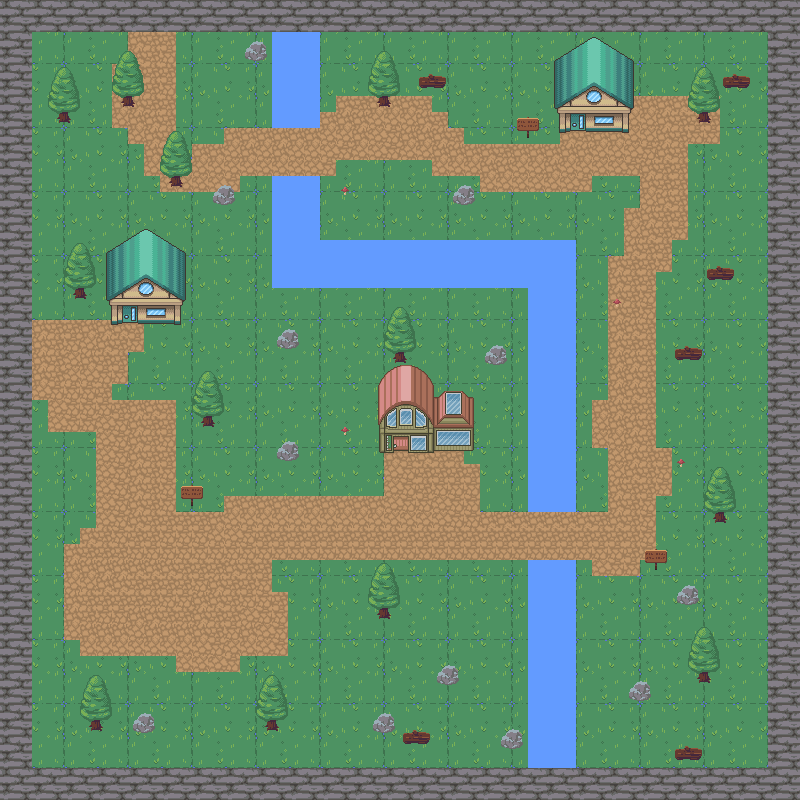

Rendered tile map (Tiled .tmx) drawn with the repository's tilesets; below, a short description and the map source with its tile grids summarised:
An orthogonal 50x50 tile map with 16x16 px tiles, 6 tile layers (background, walls, water, path, ...), 2 tilesets and 49 objects (13x tree, 12x rocks, 6x wood, 5x water, 4x wall, ...).

<map version="1.9" tiledversion="1.9.0" orientation="orthogonal" renderorder="right-down" width="50" height="50" tilewidth="16" tileheight="16" infinite="0" nextlayerid="8" nextobjectid="77">
 <tileset firstgid="1" source="nature.tsx" />
 <tileset firstgid="721" source="house.tsx" />
 <layer id="1" name="background" width="50" height="50">
  <data>[2500 cells, 2500 non-empty, 16 distinct tile ids]</data>
 </layer>
 <layer id="2" name="walls" width="50" height="50">
  <data>[2500 cells, 384 non-empty, 4 distinct tile ids]</data>
 </layer>
 <layer id="3" name="water" width="50" height="50">
  <data>[2500 cells, 186 non-empty, 4 distinct tile ids]</data>
 </layer>
 <layer id="4" name="path" width="50" height="50">
  <data>[2500 cells, 522 non-empty, 4 distinct tile ids]</data>
 </layer>
 <layer id="6" name="decorations" width="50" height="50">
  <data>[2500 cells, 198 non-empty, 22 distinct tile ids]</data>
 </layer>
 <layer id="7" name="house" width="50" height="50">
  <data>[2500 cells, 133 non-empty, 91 distinct tile ids]</data>
 </layer>
 <objectgroup id="5" name="objects">
  <object id="1" name="player" x="150" y="615">
   <properties>
    <property name="Type" value="test" />
   </properties>
   <point />
  </object>
  <object id="6" name="wall" x="-6" y="-6" width="807" height="39">
   <properties>
    <property name="Type" value="collision" />
   </properties>
  </object>
  <object id="7" name="wall" x="-4" y="-1" width="37" height="801">
   <properties>
    <property name="Type" value="collision" />
   </properties>
  </object>
  <object id="8" name="wall" x="30" y="768" width="772" height="33">
   <properties>
    <property name="Type" value="collision" />
   </properties>
  </object>
  <object id="9" name="wall" x="766" y="28" width="35" height="749">
   <properties>
    <property name="Type" value="collision" />
   </properties>
  </object>
  <object id="10" name="water" x="271.5" y="33" width="47.5" height="95">
   <properties>
    <property name="Type" value="collision" />
   </properties>
  </object>
  <object id="11" name="water" x="272" y="175.5" width="47" height="113">
   <properties>
    <property name="Type" value="collision" />
   </properties>
  </object>
  <object id="12" name="water" x="318" y="239.5" width="257.5" height="49.5">
   <properties>
    <property name="Type" value="collision" />
   </properties>
  </object>
  <object id="13" name="water" x="527" y="287.5" width="49.5" height="223.5">
   <properties>
    <property name="Type" value="collision" />
   </properties>
  </object>
  <object id="14" name="water" x="528" y="559.5" width="48.5" height="209">
   <properties>
    <property name="Type" value="collision" />
   </properties>
  </object>
  <object id="25" name="tree" x="122.25" y="95.5" width="11.5" height="11.75">
   <properties>
    <property name="Type" value="collision" />
   </properties>
  </object>
  <object id="27" name="tree" x="58.75" y="111.875" width="11.5" height="11.75">
   <properties>
    <property name="Type" value="collision" />
   </properties>
  </object>
  <object id="28" name="tree" x="170.5" y="175.375" width="11.5" height="11.75">
   <properties>
    <property name="Type" value="collision" />
   </properties>
  </object>
  <object id="30" name="tree" x="74" y="289.875" width="11.5" height="11.75">
   <properties>
    <property name="Type" value="collision" />
   </properties>
  </object>
  <object id="31" name="tree" x="202.25" y="415.792" width="11.5" height="11.75">
   <properties>
    <property name="Type" value="collision" />
   </properties>
  </object>
  <object id="32" name="tree" x="89.5833" y="720.125" width="11.5" height="11.75">
   <properties>
    <property name="Type" value="collision" />
   </properties>
  </object>
  <object id="33" name="tree" x="266.25" y="719.458" width="11.5" height="11.75">
   <properties>
    <property name="Type" value="collision" />
   </properties>
  </object>
  <object id="34" name="tree" x="377.583" y="607.458" width="11.5" height="11.75">
   <properties>
    <property name="Type" value="collision" />
   </properties>
  </object>
  <object id="35" name="tree" x="698.917" y="672.458" width="11.5" height="11.75">
   <properties>
    <property name="Type" value="collision" />
   </properties>
  </object>
  <object id="36" name="tree" x="714.25" y="512.792" width="11.5" height="11.75">
   <properties>
    <property name="Type" value="collision" />
   </properties>
  </object>
  <object id="37" name="tree" x="697.917" y="113.458" width="11.5" height="11.75">
   <properties>
    <property name="Type" value="collision" />
   </properties>
  </object>
  <object id="38" name="tree" x="377.917" y="95.7917" width="11.5" height="11.75">
   <properties>
    <property name="Type" value="collision" />
   </properties>
  </object>
  <object id="39" name="tree" x="394.25" y="352.125" width="11.5" height="11.75">
   <properties>
    <property name="Type" value="collision" />
   </properties>
  </object>
  <object id="42" name="rocks" x="246" y="41" width="19.5" height="20.5">
   <properties>
    <property name="Type" value="collision" />
   </properties>
  </object>
  <object id="43" name="rocks" x="214.25" y="186.75" width="19.5" height="20.5">
   <properties>
    <property name="Type" value="collision" />
   </properties>
  </object>
  <object id="44" name="rocks" x="279.25" y="330.75" width="19.5" height="20.5">
   <properties>
    <property name="Type" value="collision" />
   </properties>
  </object>
  <object id="45" name="rocks" x="279.25" y="441.75" width="19.5" height="20.5">
   <properties>
    <property name="Type" value="collision" />
   </properties>
  </object>
  <object id="46" name="rocks" x="454.25" y="186.25" width="19.5" height="20.5">
   <properties>
    <property name="Type" value="collision" />
   </properties>
  </object>
  <object id="47" name="rocks" x="487.25" y="345.25" width="19.5" height="20.5">
   <properties>
    <property name="Type" value="collision" />
   </properties>
  </object>
  <object id="48" name="rocks" x="678.25" y="584.75" width="19.5" height="20.5">
   <properties>
    <property name="Type" value="collision" />
   </properties>
  </object>
  <object id="49" name="rocks" x="630.75" y="682.75" width="19.5" height="20.5">
   <properties>
    <property name="Type" value="collision" />
   </properties>
  </object>
  <object id="50" name="rocks" x="502.25" y="730.25" width="19.5" height="20.5">
   <properties>
    <property name="Type" value="collision" />
   </properties>
  </object>
  <object id="51" name="rocks" x="438.25" y="666.25" width="19.5" height="20.5">
   <properties>
    <property name="Type" value="collision" />
   </properties>
  </object>
  </objectgroup>
</map>
<!-- 16 of 49 objects omitted -->
